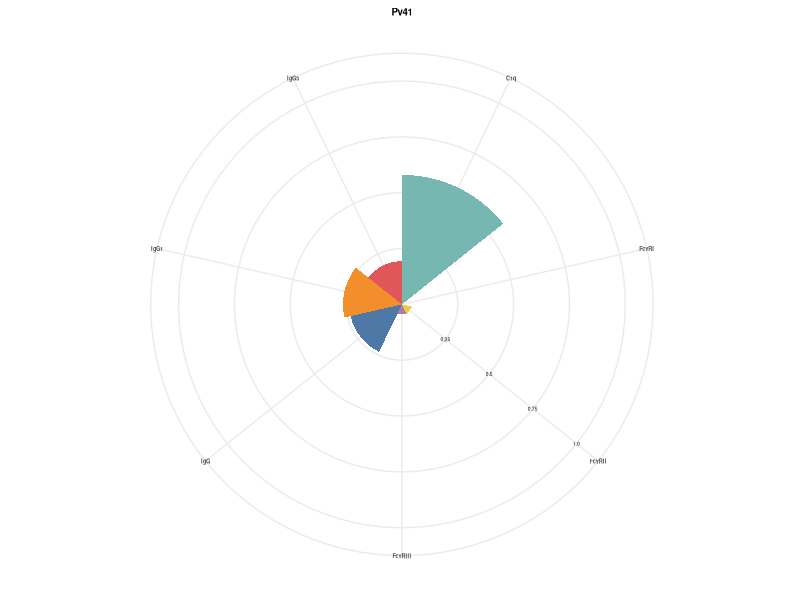
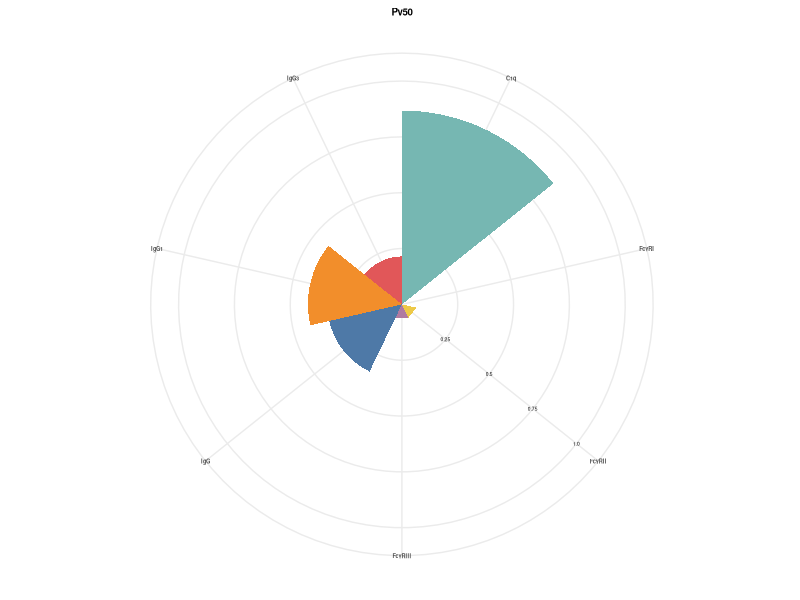
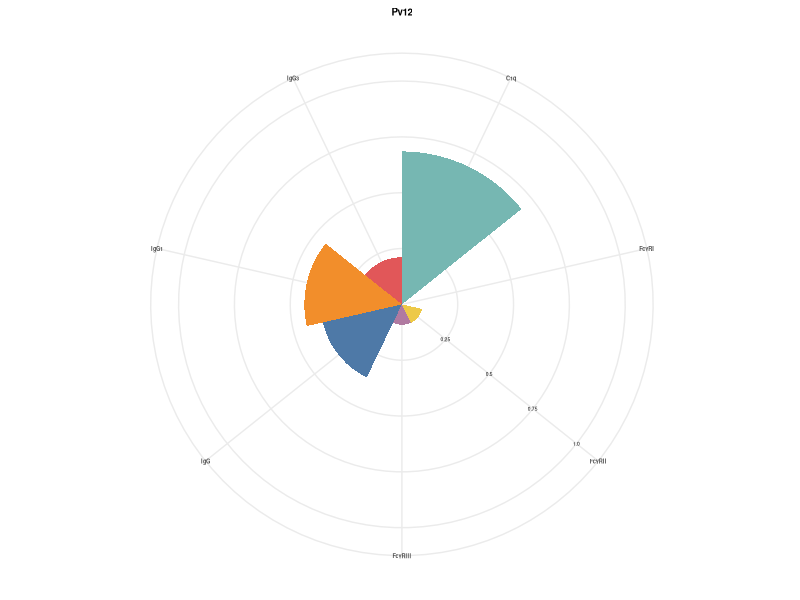
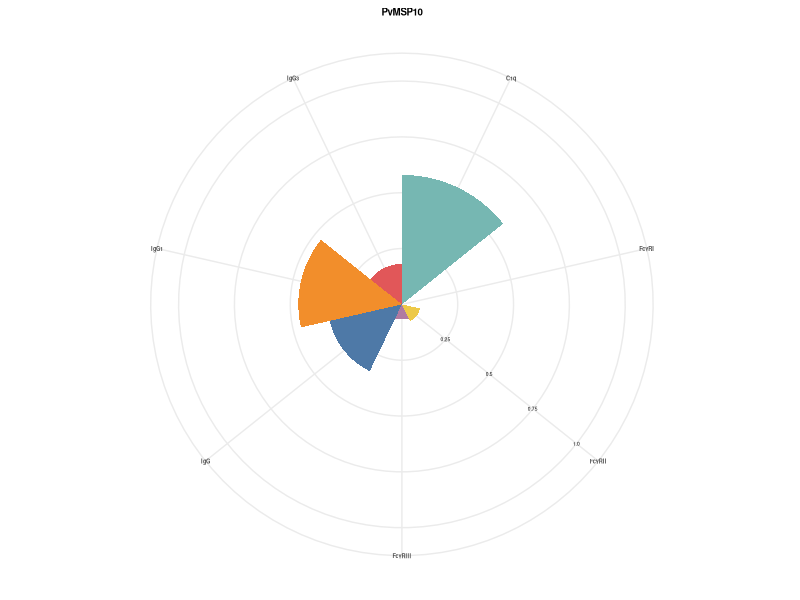
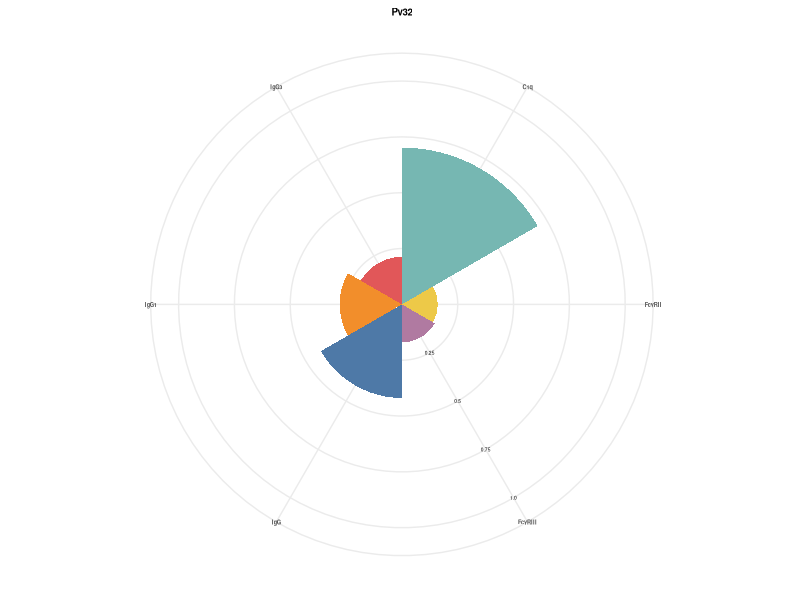
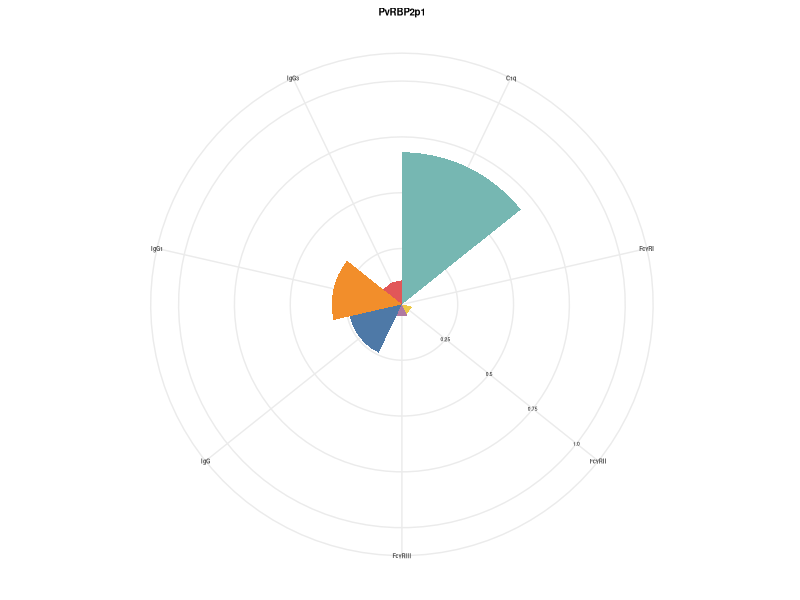
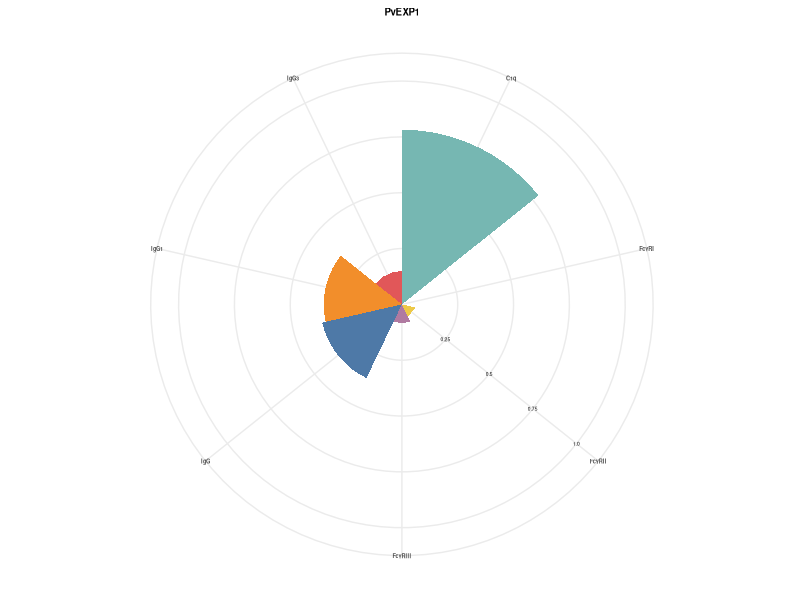
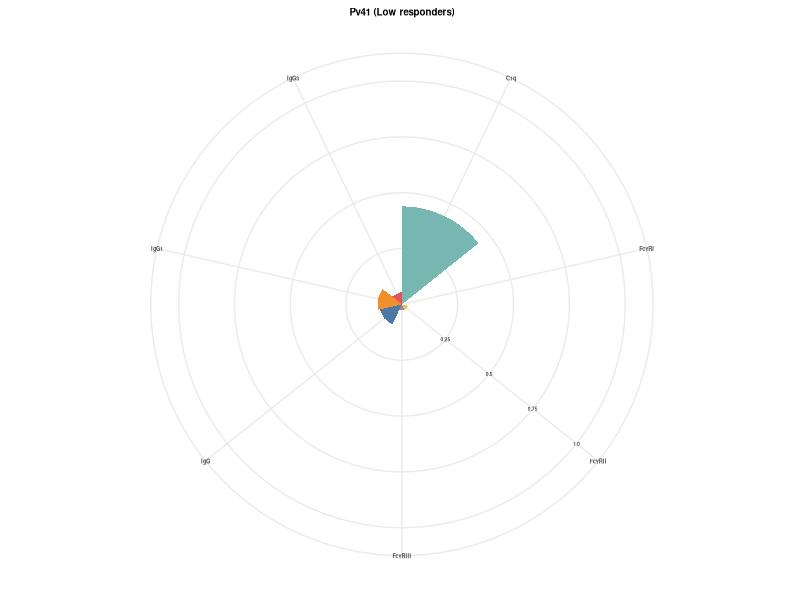

These figures' R source, in order:
## Introduction
## Author: Chau Quang (quang.c@wehi.edu.au)
## Purpose: To produce polar (circular) plots showing the relative magnitude of antibody features of Taka's InSPIRE data

setwd("~/Downloads/data/inspire/R")

# Load required packages --------------------------------------------------
library(ggplot2)
library(tidyverse)
library(datawizard)

# Import data (.csv) ------------------------------------------------------
data_IgG  <- transform(read.csv("data/InSPIRE_IgG_grouped.csv"),  assay = "IgG")
data_IgG1 <- transform(read.csv("data/InSPIRE_IgG1_grouped.csv"), assay = "IgG1")
data_IgG3 <- transform(read.csv("data/InSPIRE_IgG3_grouped.csv"), assay = "IgG3")
data_C1q <- transform(read.csv("data/InSPIRE_C1q_grouped.csv"), assay = "C1q")
data_FcgRI <- transform(read.csv("data/InSPIRE_FcgRI_grouped.csv"), assay = "FcgRI")
data_FcgRII <- transform(read.csv("data/InSPIRE_FcgRII_grouped.csv"), assay = "FcgRII")
data_FcgRIII <- transform(read.csv("data/InSPIRE_FcgRIII_grouped.csv"), assay = "FcgRIII")

# Combine data for each antigen -----------------------------------------------
data_collated <- list(IgG   = data_IgG,
                      IgG1  = data_IgG1,
                      IgG3  = data_IgG3,
                      C1q   = data_C1q,
                      FcgRI = data_FcgRI,
                      FcgRII = data_FcgRII,
                      FcgRIII = data_FcgRIII)

data_collated <- imap(data_collated, function(df, assay_name) {
  df %>%
    select(-assay) %>%
    rename_with(function(col) {
      ifelse(col == "ID", col, paste0(col, "_", assay_name))
    })
}) %>%
  reduce(full_join, by = "ID")

clean_df <- function(df, prefix) {
  df %>%
    select(ID, starts_with(prefix)) %>%
    {
      keep_main <- select(.,
                          matches(paste0("^", prefix, "_RAU_IgG$")),
                          matches(paste0("^", prefix, "_RAU_IgG1$")),
                          matches(paste0("^", prefix, "_MFI_IgG3$")),
                          matches(paste0("^", prefix, "_MFI_C1q$")),
                          matches(paste0("^", prefix, "_MFI_FcgRI$")),
                          matches(paste0("^", prefix, "_MFI_FcgRII$")),
                          matches(paste0("^", prefix, "_MFI_FcgRIII$"))
      ) %>%
        setNames(c(
          "IgG", "IgG1", "IgG3", "C1q",
          "FcgRI", "FcgRII", "FcgRIII"
        ))
      
      keep_group <- select(.,
                           matches(paste0("^", prefix, "_Group_"))
      ) %>%
        setNames(c(
          "IgG_Group", "IgG1_Group", "IgG3_Group",
          "C1q_Group", "FcgRI_Group", "FcgRII_Group",
          "FcgRIII_Group"
        ))
      
      bind_cols(
        select(., ID),
        keep_main,
        keep_group
      )
    }
}

# Filtered datasets
df_Pv41 <- clean_df(data_collated, "Pv41")
df_Pv50 <- clean_df(data_collated, "Pv50")
df_Pv12 <- clean_df(data_collated, "Pv12")
df_PvMSP10 <- clean_df(data_collated, "PvMSP10")
df_Pv32 <- clean_df(data_collated, "Pv32")
df_PvRBP2p1 <- clean_df(data_collated, "PvRBP2p1")
df_PvEXP1 <- clean_df(data_collated, "PvEXP1")

# Normalise antibody data -------------------------------------------------
lognorm <- function(data) {
  
  logdata <- log(data[, 2:8])
  
  #Check variables included
  logdata <- logdata[, sapply(logdata, function(x) length(unique(x)) > 1)]
  
  vars <- c("IgG", "IgG1", "IgG3", "C1q", "FcgRI", "FcgRII", "FcgRIII")
  vars <- intersect(vars, names(logdata))
  
  setdiff(c("IgG", "IgG1", "IgG3", "C1q", "FcgRI", "FcgRII", "FcgRIII"),
          names(logdata)) |>
    (\(x) if(length(x)) message(paste("Warning:", x, "was removed")))()
  
  logdata %>%
    as.data.frame() %>%
    normalize(select = vars) %>%
    round(3) %>%
    mutate(ID = data$ID) %>%
    relocate(ID, .before = everything())
}

df_Pv41_norm <- lognorm(df_Pv41)
df_Pv50_norm <- lognorm(df_Pv50)
df_Pv12_norm <- lognorm(df_Pv12)
df_PvMSP10_norm <- lognorm(df_PvMSP10)
df_Pv32_norm <- lognorm(df_Pv32)
df_PvRBP2p1_norm <- lognorm(df_PvRBP2p1)
df_PvEXP1_norm <- lognorm(df_PvEXP1)

norm_med <- function(data, id_col = "ID") {
  
  data %>%
    select(-all_of(id_col)) %>%
    summarise(across(everything(), ~ median(.x, na.rm = TRUE))) %>%
    pivot_longer(
      cols = everything(),
      names_to = "Feature",
      values_to = "Y"
    )
}

Pv41_norm_med <- norm_med(df_Pv41_norm)
Pv50_norm_med <- norm_med(df_Pv50_norm)
Pv12_norm_med <- norm_med(df_Pv12_norm)
PvMSP10_norm_med <- norm_med(df_PvMSP10_norm)
Pv32_norm_med <- norm_med(df_Pv32_norm)
PvRBP2p1_norm_med <- norm_med(df_PvRBP2p1_norm)
PvEXP1_norm_med <- norm_med(df_PvEXP1_norm)

# Polar plots -----------------------------------------------------
polar_plot <- function(data, group = NULL) {
  antigen <- sub("_norm_med$", "", deparse(substitute(data)))
  
  # Calculate median for specified group
  if (!is.null(group)) {
    df_orig <- get(paste0("df_", antigen))
    df_norm <- get(paste0("df_", antigen, "_norm"))
    
    # Dynamically identify which features are actually present
    all_possible_features <- c("IgG", "IgG1", "IgG3", "C1q",
                               "FcgRI", "FcgRII", "FcgRIII")
    features <- intersect(all_possible_features, names(df_norm))
    
    # Filter the matching group columns safely
    group_cols <- paste0(features, "_Group")
    df_group_cols <- df_orig[, c("ID", group_cols), drop = FALSE]
    df_merged <- merge(df_norm, df_group_cols, by = "ID")
    
    # Calculate median for specified group
    updated_medians <- sapply(features, function(f) {
      group_col <- paste0(f, "_Group")
      vals <- df_merged[[f]][df_merged[[group_col]] %in% group]
      median(vals, na.rm = TRUE)
    })
    
    # Restructure into data frame expected by ggplot
    data <- data.frame(
      Feature = names(updated_medians),
      Y = as.numeric(updated_medians),
      stringsAsFactors = FALSE
    )
    
    # Set custom titles
    if (group == 1) {
      plot_title <- paste0(antigen, " (Low responders)")
    } else if (group == 3) {
      plot_title <- paste0(antigen, " (High responders)")
    } else {
      plot_title <- paste(antigen, "- Group", group)
    }
    
  } else {
    plot_title <- antigen
  }
  
  # FcgR renaming
  data$Feature <- gsub("FcgRI",  "FcγRI",  data$Feature)
  data$Feature <- gsub("FcgRII", "FcγRII", data$Feature)
  data$Feature <- gsub("FcgRIII","FcγRIII",data$Feature)
  
  # Fixed colour assignments by feature
  coloured_features <- c(
    IgG       = "#4E79A7",  
    IgG1      = "#F28E2B",  
    IgG3      = "#E15759",  
    C1q       = "#76B7B2",  
    "FcγRI"   = "#59A14F",  
    "FcγRII"  = "#EDC948",  
    "FcγRIII" = "#B07AA1"   
  )
  
  # Plot
  polarplot <- ggplot(data, aes(Feature, Y)) +
    geom_col(
      aes(fill = Feature),
      position = position_dodge(width = 1),
      width = 1
    ) +
    scale_fill_manual(values = coloured_features)
  
  polarplot +
    coord_polar() + 
    ylim(0, 1) +
    ggtitle(plot_title) +
    theme_bw() +
    theme(
      axis.text.x = element_text(size = 4, face = "bold"),
      axis.text.y = element_blank(),
      axis.title.x = element_blank(),
      axis.title.y = element_blank(),
      axis.ticks.y = element_blank(),
      axis.line = element_blank(),
      legend.position = "none",
      plot.title = element_text(size = 7, face = "bold", hjust = 0.5),
      panel.border = element_blank()
    ) +
    annotate(
      "text",
      x = 3,
      y = c(0.25, 0.5, 0.75, 1.0),
      label = c("0.25", "0.5", "0.75", "1.0"),
      size = 1.25
    )
}

# No grouping -------------------------------------------------------------
## Export > width 581 height 590, use device pixel ratio
polar_plot(Pv41_norm_med)
polar_plot(Pv50_norm_med)
polar_plot(Pv12_norm_med)
polar_plot(PvMSP10_norm_med)
polar_plot(Pv32_norm_med)
polar_plot(PvRBP2p1_norm_med)
polar_plot(PvEXP1_norm_med)

# By group ----------------------------------------------------------------
## Pv41
polar_plot(Pv41_norm_med, group = 1)
polar_plot(Pv41_norm_med, group = 3)
ggsave("plots/polar/grouped/Pv41_polar_low.png",
       plot = polar_plot(Pv41_norm_med, group = 1),
       width = 1200,
       height = 1200,
       units = "px",
       dpi = 600,
       bg = "white")
ggsave("plots/polar/grouped/Pv41_polar_high.png",
       plot = polar_plot(Pv41_norm_med, group = 3),
       width = 1200,
       height = 1200,
       units = "px",
       dpi = 600,
       bg = "white")
## Pv50
polar_plot(Pv50_norm_med, group = 1)
polar_plot(Pv50_norm_med, group = 3)
ggsave("plots/polar/grouped/Pv50_polar_low.png",
       plot = polar_plot(Pv50_norm_med, group = 1),
       width = 1200,
       height = 1200,
       units = "px",
       dpi = 600,
       bg = "white")
ggsave("plots/polar/grouped/Pv50_polar_high.png",
       plot = polar_plot(Pv50_norm_med, group = 3),
       width = 1200,
       height = 1200,
       units = "px",
       dpi = 600,
       bg = "white")

## Pv12
polar_plot(Pv12_norm_med, group = 1)
polar_plot(Pv12_norm_med, group = 3)
ggsave("plots/polar/grouped/Pv12_polar_low.png",
       plot = polar_plot(Pv12_norm_med, group = 1),
       width = 1200,
       height = 1200,
       units = "px",
       dpi = 600,
       bg = "white")
ggsave("plots/polar/grouped/Pv12_polar_high.png",
       plot = polar_plot(Pv12_norm_med, group = 3),
       width = 1200,
       height = 1200,
       units = "px",
       dpi = 600,
       bg = "white")

## PvMSP10
polar_plot(PvMSP10_norm_med, group = 1)
polar_plot(PvMSP10_norm_med, group = 3)
ggsave("plots/polar/grouped/PvMSP10_polar_low.png",
       plot = polar_plot(PvMSP10_norm_med, group = 1),
       width = 1200,
       height = 1200,
       units = "px",
       dpi = 600,
       bg = "white")
ggsave("plots/polar/grouped/Pv50_polar_high.png",
       plot = polar_plot(PvMSP10_norm_med, group = 3),
       width = 1200,
       height = 1200,
       units = "px",
       dpi = 600,
       bg = "white")

## Pv32 - FcgRI removed
polar_plot(Pv32_norm_med, group = 1)
polar_plot(Pv32_norm_med, group = 3)
ggsave("plots/polar/grouped/Pv32_polar_low.png",
       plot = polar_plot(Pv32_norm_med, group = 1),
       width = 1200,
       height = 1200,
       units = "px",
       dpi = 600,
       bg = "white")
ggsave("plots/polar/grouped/Pv32_polar_high.png",
       plot = polar_plot(Pv32_norm_med, group = 3),
       width = 1200,
       height = 1200,
       units = "px",
       dpi = 600,
       bg = "white")

## PvRBP2p1
polar_plot(PvRBP2p1_norm_med, group = 1)
polar_plot(PvRBP2p1_norm_med, group = 3)
ggsave("plots/polar/grouped/PvRBP2p1_polar_low.png",
       plot = polar_plot(PvRBP2p1_norm_med, group = 1),
       width = 1200,
       height = 1200,
       units = "px",
       dpi = 600,
       bg = "white")
ggsave("plots/polar/grouped/PvRBP2p1_polar_high.png",
       plot = polar_plot(PvRBP2p1_norm_med, group = 3),
       width = 1200,
       height = 1200,
       units = "px",
       dpi = 600,
       bg = "white")

# PvEXP1
polar_plot(PvEXP1_norm_med, group = 1)
polar_plot(PvEXP1_norm_med, group = 3)
ggsave("plots/polar/grouped/PvEXP1_polar_low.png",
       plot = polar_plot(PvEXP1_norm_med, group = 1),
       width = 1200,
       height = 1200,
       units = "px",
       dpi = 600,
       bg = "white")
ggsave("plots/polar/grouped/PvEXP1_polar_high.png",
       plot = polar_plot(PvEXP1_norm_med, group = 3),
       width = 1200,
       height = 1200,
       units = "px",
       dpi = 600,
       bg = "white")
